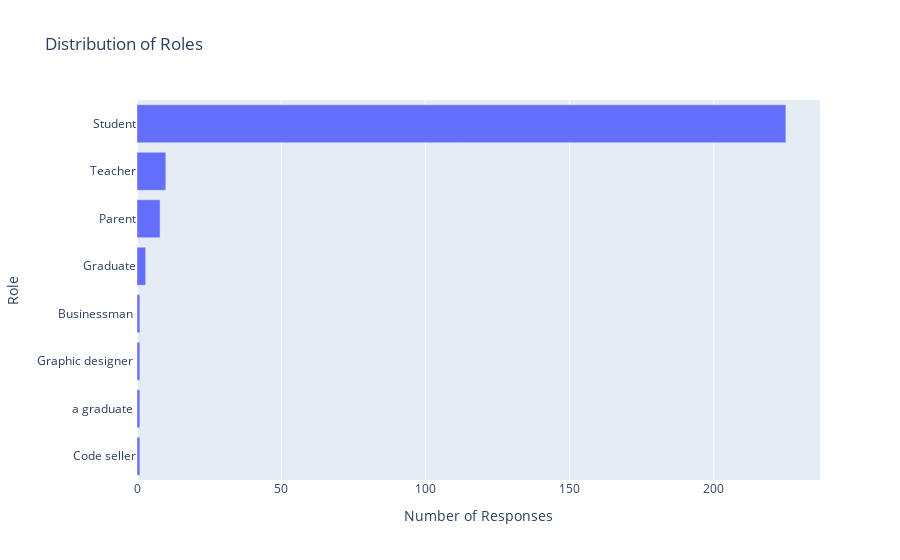

The notebook cell this image was saved under:
### Code cell
# A sorted horizontal bar chart for What is your role? using plotly
import plotly.express as px
import pandas as pd

# Load the data
data = pd.read_excel('(Responses)-1.xlsx')
data['What is your role?'] = data['What is your role?'].astype(str)
data['What is your role?'] = data['What is your role?'].str.replace('nan', 'No response')
# Count the occurrences of each role
role_counts = data['What is your role?'].value_counts().reset_index()
role_counts.columns = ['Role', 'Count']
role_counts = role_counts.sort_values(by='Count', ascending=True)
# Create a horizontal bar chart
fig = px.bar(role_counts, x='Count', y='Role', orientation='h',
             title='Distribution of Roles',
             labels={'Count': 'Number of Responses', 'Role': 'Role'},
             color_continuous_scale=px.colors.sequential.Plasma)
fig.update_layout(showlegend=False)
fig.show()

### Figure 1 — Plotly figure (JSON) as saved in the notebook; plotly's stock layout.template omitted (floating-point values rounded to 4 significant figures)
{"data": [{"alignmentgroup": "True", "hovertemplate": "Number of Responses=%{x}<br>Role=%{y}<extra></extra>", "legendgroup": "", "marker": {"color": "#636efa", "pattern": {"shape": ""}}, "name": "", "offsetgroup": "", "orientation": "h", "showlegend": false, "textposition": "auto", "type": "bar", "x": [1, 1, 1, 1, 3, 8, 10, 225], "xaxis": "x", "y": ["Code seller", "a graduate ", "Graphic designer ", "Businessman ", "Graduate", "Parent", "Teacher", "Student"], "yaxis": "y"}], "layout": {"barmode": "relative", "legend": {"tracegroupgap": 0}, "showlegend": false, "title": {"text": "Distribution of Roles"}, "xaxis": {"anchor": "y", "domain": [0, 1], "title": {"text": "Number of Responses"}}, "yaxis": {"anchor": "x", "domain": [0, 1], "title": {"text": "Role"}}}}
